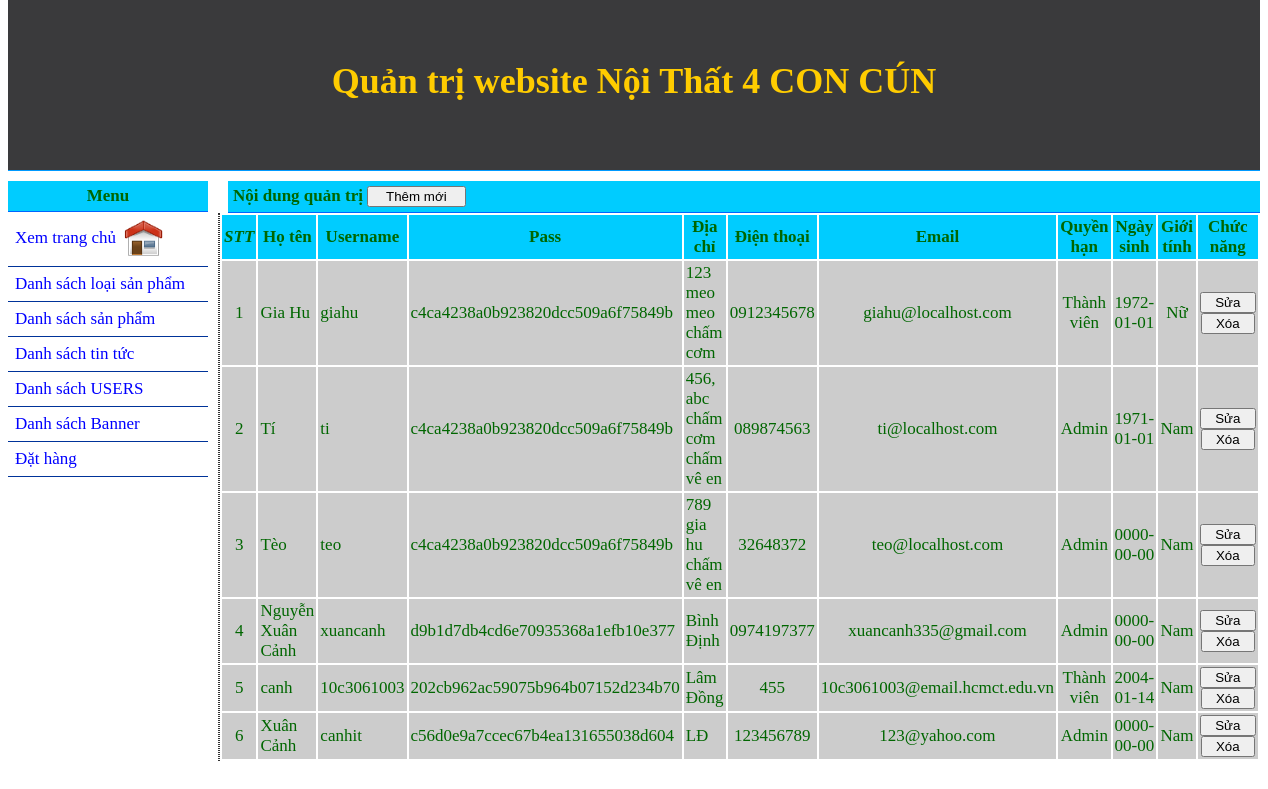
Page /admin/index.php?p=users on the committed database.
### tables this page shows
CREATE TABLE `users` (
  `idUser` int(11) NOT NULL,
  `HoTen` varchar(100) NOT NULL DEFAULT '',
  `Username` varchar(50) NOT NULL DEFAULT '',
  `Password` varchar(50) NOT NULL,
  `DiaChi` varchar(255) NOT NULL,
  `Dienthoai` varchar(255) NOT NULL,
  `Email` varchar(255) NOT NULL DEFAULT '',
  `NgayDangKy` date DEFAULT '0000-00-00',
  `idGroup` int(11) NOT NULL DEFAULT '0',
  `NgaySinh` date DEFAULT '0000-00-00',
  `GioiTinh` tinyint(1) DEFAULT NULL,
  `Active` int(11) DEFAULT NULL,
  `RandomKey` varchar(255) DEFAULT NULL,
  `LoginNumber` int(11) DEFAULT '0',
  `DisableDate` datetime DEFAULT NULL,
  `Expiration` int(4) DEFAULT NULL
);

### admin/users.php (the view, shortened to what this page needs)
<?php
	$p=(isset($_GET['p']))?$_GET['p']:'users';
	$sql="select * from users";
	$result=mysql_query($sql);
	$row_users=mysql_fetch_assoc($result);
	 $i=1;
?>
<link href="../css/admin.css" rel="stylesheet" type="text/css" />
<div class="content">
  <table width="100%" border="0" cellspacing="2" cellpadding="2">
    <tr bgcolor="#00CCFF" class="tieude">
      <td width="60" align="center" style="text-align: center; font-weight: bold; font-style: italic;"><strong>STT</strong></td>
      <td width="89" style="text-align: center"><strong>Họ tên</strong></td>
      <td width="111" align="left" style="text-align: center"><strong>Username</strong></td>
      <td width="107" align="left" style="text-align: center"><strong>Pass</strong></td>
      <td width="107" align="left" style="text-align: center"><strong>Địa chỉ</strong></td>
      <td width="95" align="center" style="text-align: center"><strong>Điện thoại</strong></td>
      <td width="71" align="center" style="text-align: center"><strong>Email</strong></td>
      <td width="92" align="center" style="text-align: center"><strong>Quyền hạn</strong></td>
      <td width="75" align="center" style="text-align: center"><strong>Ngày sinh</strong></td>
      <td width="75" align="center" style="text-align: center"><strong>Giới tính</strong></td>
      <td width="119" align="center" style="text-align: center"><strong>Chức năng</strong></td>
    </tr>
    <?php do{?>
    <tr >
      <td width="60" align="center" bgcolor="#CCCCCC"><?php echo $i++; ?></td>
      <td bgcolor="#CCCCCC"><?php echo $row_users['HoTen'];?></td>
      <td align="left" bgcolor="#CCCCCC"><?php echo $row_users['Username'];?></td>
      <td align="left" bgcolor="#CCCCCC"><?php echo $row_users['Password'];?></td>
      <td align="left" bgcolor="#CCCCCC"><?php echo $row_users['DiaChi'];?></td>
      <td align="center" bgcolor="#CCCCCC"><?php echo $row_users['Dienthoai'];?></td>
      <td align="center" bgcolor="#CCCCCC"><?php echo $row_users['Email'];?></td>
      <td align="center" bgcolor="#CCCCCC">
      <?php if($row_users['idGroup']) {echo "Admin"; }else echo "Thành viên";?>
      </td>
      <td align="center" bgcolor="#CCCCCC"><?php echo $row_users['NgaySinh'];?></td>
      <td align="center" bgcolor="#CCCCCC"><?php if($row_users['GioiTinh']) {echo "Nam"; }else echo "Nữ";?></td>
      <td align="center" bgcolor="#CCCCCC">
      <input type="submit" name="button" id="button" value="  Sửa  "  onclick="location.href='<?php echo "?p=$p&action=edit&idUser=".$row_users['idUser']; ?>';"/>
       <input type="submit" name="button2" id="button2" value="  Xóa  " onclick="if(confirm(' Bạn muốn xóa không ??')==true){location.href='<?php echo "?p=$p&action=del&idUser=".$row_users['idUser']; ?>'}" />
       </td>
      </tr>
<?php } while($row_users=mysql_fetch_assoc($result));?>
  </table>
</div>

### css/admin.css (style rules this page uses)
body,td,th { font-family: SVN-Agency FB; font-size: 17px; color:#060; }
body { margin-top: 0px; margin-bottom: 0px; }
#right .content { margin-left: 0px; margin-bottom: 0px; border-left-width: 1px; border-left-style: dotted; border-left-color: #333; }

### rows in the picture
users: HoTen "Gia Hu", Username "giahu", Password "c4ca4238a0b923820dcc509a6f75849b", DiaChi "123 meo meo chấm cơm", Dienthoai "0912345678", Email "giahu@localhost.com", idGroup "Thành viên", NgaySinh "1972-01-01", GioiTinh "Nữ"
users: HoTen "Tí", Username "ti", Password "c4ca4238a0b923820dcc509a6f75849b", DiaChi "456, abc chấm cơm chấm vê en", Dienthoai "089874563", Email "ti@localhost.com", idGroup "Admin", NgaySinh "1971-01-01", GioiTinh "Nam"
users: HoTen "Tèo", Username "teo", Password "c4ca4238a0b923820dcc509a6f75849b", DiaChi "789 gia hu chấm vê en", Dienthoai "32648372", Email "teo@localhost.com", idGroup "Admin", NgaySinh "0000-00-00", GioiTinh "Nam"
users: HoTen "Nguyễn Xuân Cảnh", Username "xuancanh", Password "d9b1d7db4cd6e70935368a1efb10e377", DiaChi "Bình Định", Dienthoai "0974197377", Email "xuancanh335@gmail.com", idGroup "Admin", NgaySinh "0000-00-00", GioiTinh "Nam"
users: HoTen "canh", Username "10c3061003", Password "202cb962ac59075b964b07152d234b70", DiaChi "Lâm Đồng", Dienthoai "455", Email "10c3061003@email.hcmct.edu.vn", idGroup "Thành viên", NgaySinh "2004-01-14", GioiTinh "Nam"
users: HoTen "Xuân Cảnh", Username "canhit", Password "c56d0e9a7ccec67b4ea131655038d604", DiaChi "LĐ", Dienthoai "123456789", Email "123@yahoo.com", idGroup "Admin", NgaySinh "0000-00-00", GioiTinh "Nam"
